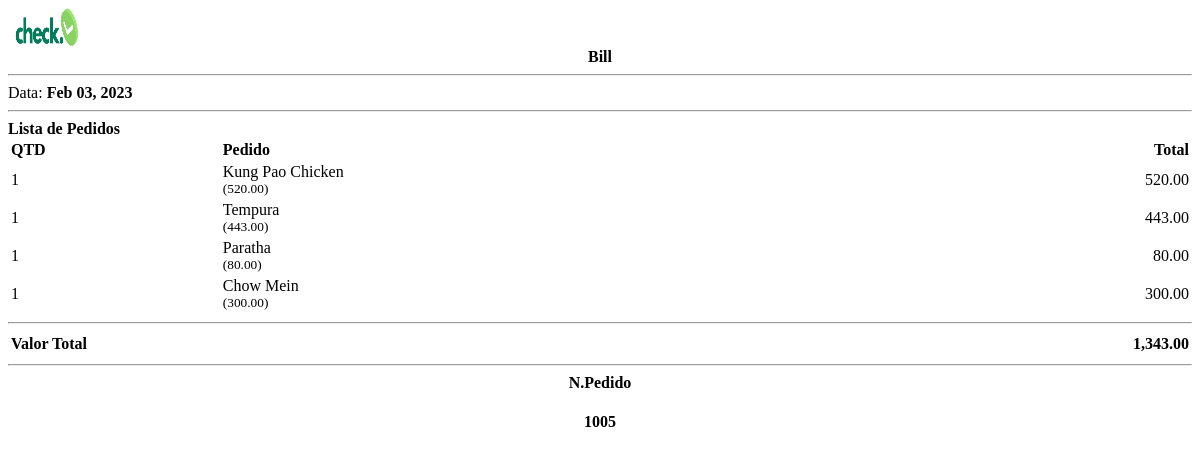
/receipt.php?id=2, run on the app's committed database.
### tables this page shows
CREATE TABLE `order_items` (
  `id` int(30) NOT NULL,
  `order_id` int(30) NOT NULL,
  `product_id` int(30) NOT NULL,
  `qty` int(30) NOT NULL,
  `price` float NOT NULL,
  `amount` float NOT NULL
);

CREATE TABLE `products` (
  `id` int(30) NOT NULL,
  `category_id` int(30) NOT NULL,
  `name` varchar(200) NOT NULL,
  `description` text NOT NULL,
  `price` float NOT NULL,
  `status` tinyint(1) NOT NULL DEFAULT 1 COMMENT '0=Unavailable,1=Available'
);

### receipt.php (the view, shortened to what this page needs)
<?php
include 'db_connect.php';
$items = $conn->query("SELECT o.*,p.name FROM order_items o inner join products p on p.id = o.product_id where o.order_id = $id ");
?>
<div class="container-fluid">
	<img src="assets/uploads/logo.png" alt="Logo CHECK" width="80" height="40">
	<p class="text-center"><b><?php echo $amount_tendered > 0 ? "Nota Fiscal" : "Bill" ?></b></p>
	<hr>
	<div class="flex">
		<div class="w-100">
			<p>Data: <b><?php echo date("M d, Y",strtotime($date_created)) ?></b></p>
		</div>
	</div>
	<hr>
	<p><b>Lista de Pedidos</b></p>
	<table width="100%">
		<thead>
			<tr>
				<td><b>QTD</b></td>
				<td><b>Pedido</b></td>
				<td class="text-right"><b>Total</b></td>
			</tr>
		</thead>
		<tbody>
			<?php
			while($row = $items->fetch_assoc()):
			?>
			<tr>
				<td><?php echo $row['qty'] ?></td>
				<td><p><?php echo $row['name'] ?></p><?php if($row['qty'] > 0): ?><small>(<?php echo number_format($row['price'],2) ?>)</small> <?php endif; ?></td>
				<td class="text-right"><?php echo number_format($row['amount'],2) ?></td>
			</tr>
			<?php endwhile; ?>
		</tbody>
	</table>
	<hr>
	<table width="100%">
		<tbody>
			<tr>
				<td><b>Valor Total</b></td>
				<td class="text-right"><b><?php echo number_format($total_amount,2) ?></b></td>
			</tr>
		</tbody>
	</table>
	<hr>
	<p class="text-center"><b>N.Pedido</b></p>
	<h4 class="text-center"><b><?php echo $order_number ?></b></h4>
</div>

### receipt.php (style rules this page uses)
.flex { display: inline-flex; width: 100%; }
.text-center { text-align:center; }
.text-right { text-align:right; }
p { margin:unset; }

### data on the page
order_items: qty "1", product.name "Kung Pao Chicken", price "520.00", amount "520.00"
order_items: qty "1", product.name "Tempura", price "443.00", amount "443.00"
order_items: qty "1", product.name "Paratha", price "80.00", amount "80.00"
order_items: qty "1", product.name "Chow Mein", price "300.00", amount "300.00"

### other printed values
date("M d, Y",strtotime($date_created)) "Feb 03, 2023"
$total_amount "1,343.00"
$order_number "1005"
